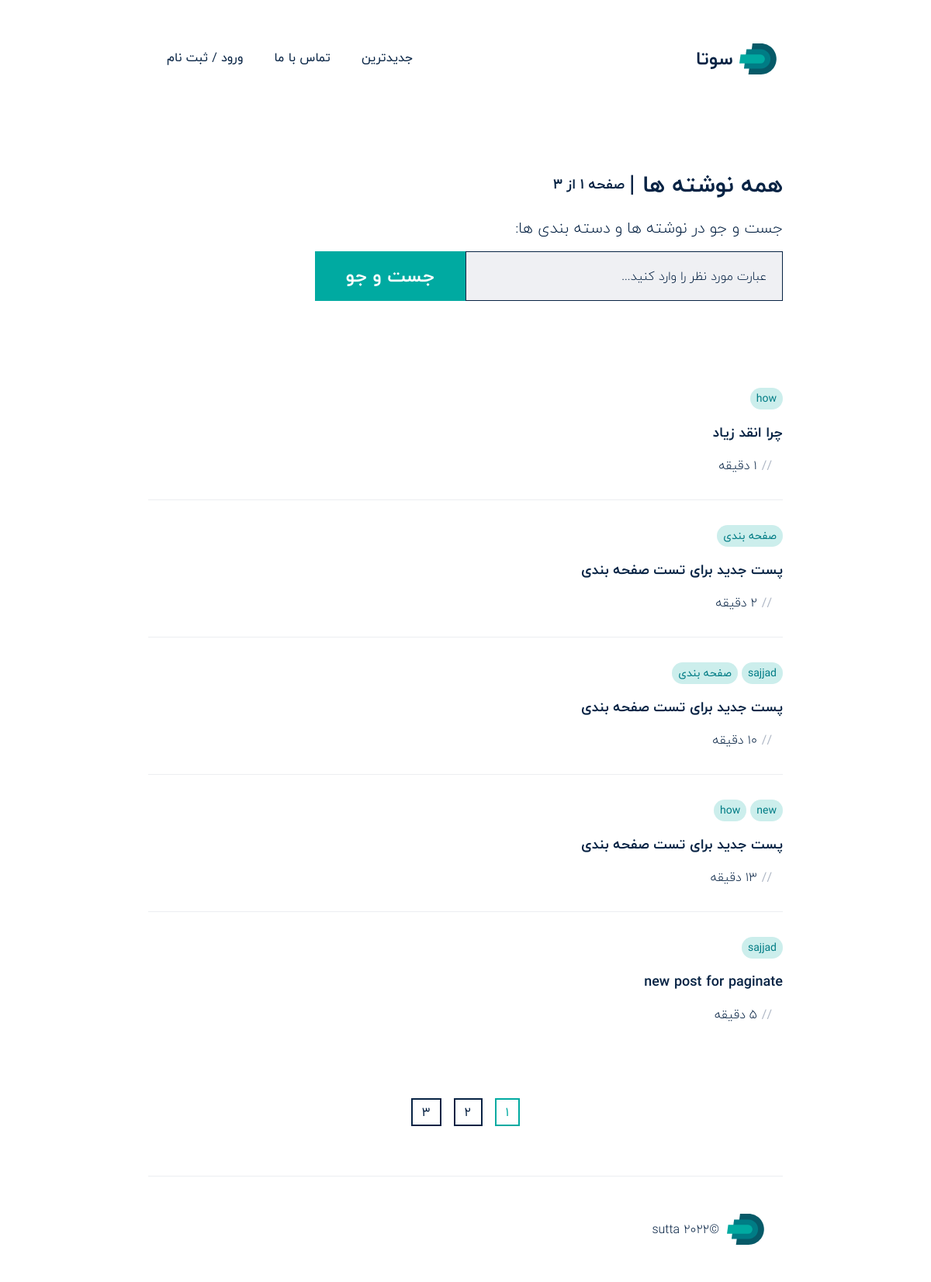
The app's page /blog/all with its own data.
### blog/models.py (models this page shows, shortened)
class Category(models.Model):
    name = models.CharField(max_length=255)

class Post(models.Model):
    title = models.CharField(max_length=255)
    content = CKEditor5Field('Text', config_name='extends')
    slug = models.SlugField(max_length=255, unique=True)
    tags = TaggableManager()
    image = models.ImageField(upload_to='blog/', max_length=5000, null=True, blank=True)
    view_count = models.IntegerField(default=0)
    status = models.CharField(max_length=2, choices=Status.choices, default=Status.PUBLISHED)
    login_required = models.BooleanField(default=False)
    published_date = models.DateTimeField(default=datetime.now, blank=True)
    created_at = models.DateTimeField(auto_now_add=True)
    updated_at = models.DateTimeField(auto_now=True)
    author = models.ForeignKey(User, on_delete=models.CASCADE, null=True)
    categories = models.ManyToManyField(Category)
    default_manager = models.Manager()
    objects = Published()
    @classmethod
    def get_all_posts_with_paginate_and_search(cls, per_page: int, query: str):
        builder = cls.objects.all().prefetch_related('categories')
        if query:
            builder = builder.filter(
                Q(title__contains=query) |
                Q(content__contains=query) |
                Q(categories__name__contains=query)
            ).distinct()
        return Paginator(builder, per_page)
    @property
    def min_read(self):
        string = self.title + unescape(strip_tags(self.content))
        total_words = len(string.split())
        return math.ceil(total_words / 80)
    @property
    def jalali_created_at(self):
        return datetime2jalali(self.created_at).strftime('%Y/%m/%d')
    def get_absolute_url(self):
        return reverse('blog:show-post', kwargs={'slug': self.slug, 'pid': self.id})
    class Meta:
        ordering = ['-created_at']
        get_latest_by = ['created_at']

### blog/views.py (the view)
# urls.py: path('all', all_posts, name='all-posts')
def all_posts(request):
    form = AllPostsForm(request.GET)
    if form.is_valid():
        data = form.cleaned_data
        pages = Post.get_all_posts_with_paginate_and_search(data['per_page'], data['query'])
        page = pages.get_page(data['page'])
        return render(request, 'blog/all-posts.html', {
            'posts': page.object_list,
            'range': list(pages.get_elided_page_range(data['page'], on_each_side=1, on_ends=1)),
            'current_page': page.number,
            'per_page': pages.per_page,
            'query': data['query'],
            'page_count': pages.num_pages
        })
    else:
        messages.add_message(request, messages.ERROR, form.errors['query'])
        return redirect(reverse('blog:all-posts'))

### blog/forms.py (called while the page is built)
    def clean_page(self):
        if self.cleaned_data['page']:
            return self.cleaned_data['page']
        else:
            return 1

    def clean_per_page(self):
        if self.cleaned_data['per_page']:
            return self.cleaned_data['per_page']
        else:
            return 5

### blog/models.py (called while the page is built)
    def get_queryset(self):
        return super(Published, self).get_queryset().filter(status='pu').filter(published_date__lt=datetime.now())

### blog/templatetags/blog_tags.py (called while the page is built)
@register.filter()
def is_digit(value):
    return type(value) == int

### templates/blog/all-posts.html (shortened to what this page needs)
{% extends "../_base.html" %}
{% load static %}
{% load blog_tags %}
{% block content %}
    <div x-data
         x-init="setTimeout(()=>{
                 document.getElementById('here').scrollIntoView({behavior: 'smooth', block: 'start', inline: 'nearest'});
                 },700)"
    >
        <div class="container mx-auto">
            <div class="py-16">
                <h1 id="here"
                        class="pt-5 font-body flex items-center text-3xl font-semibold text-primary dark:text-white md:text-2xl lg:text-3xl"
                >
                    همه نوشته ها | <span class="text-lg mr-1.5">صفحه {{ current_page }} از {{ page_count }}</span></h1>
                <div class="pt-6 sm:w-3/4">
                    <p class="font-body text-xl font-light text-primary dark:text-white">
                        جست و جو در نوشته ها و دسته بندی ها:
                    </p>
                </div>
                <form class="flex flex-col py-4 sm:flex-row" action="{% url "blog:all-posts" %}" method="get">
                    <input  required
                            type="text"
                            id="query"
                            name="query"
                            value="{{ query }}"
                            placeholder="عبارت مورد نظر را وارد کنید..."
                            class="w-full border border-primary bg-grey-lightest px-5 py-4 font-body font-light text-primary placeholder-primary transition-colors focus:border-secondary focus:outline-none focus:ring-2 focus:ring-secondary dark:border-secondary sm:w-1/2"
                    />
                    <button
                            type="submit"
                            class="mt-5 bg-secondary px-10 py-4 font-body text-xl font-semibold text-white hover:bg-green sm:mt-0 md:text-2xl"
                    >
                        جست و جو
                    </button>
                </form>
                <div class="pt-4">
                    {% include "blog/show-group-posts.html" with posts=posts %}
                </div>
                <div class="flex justify-center items-center pt-8 lg:pt-16 space-x-4 space-x-reverse">
                    {% for page_number in range %}
                       {% if page_number|is_digit %}
                        <a  {% if page_number != current_page %} href="?page={{ page_number }}&per_page={{ per_page }}{% if query %}&query={{ query }}{% endif %}" {% endif %}
                                class="cursor-pointer border-2 border-primary px-3 py-1
                         font-body font-medium text-primary transition-colors hover:border-secondary
                          hover:text-secondary dark:border-green-light dark:text-white
                          dark:hover:border-secondary dark:hover:text-secondary
                          {% if page_number == current_page %} dark:text-white dark:bg-secondary text-secondary border-secondary {% endif %}
                          ">
                            {{ page_number }}
                        </a>
                         {% endif %}
                    {% endfor %}
                </div>
            </div>
        </div>
    </div>
{% endblock %}

### templates/blog/show-group-posts.html (shortened to what this page needs)
<div class="pt-8">
{% if posts %}
    {% for post in posts %}
        <div class="{% if not forloop.last %} border-b {% endif %} border-grey-lighter py-8">
        {% for category in post.categories.all %}
        <span
                class="mb-4 inline-block rounded-full bg-green-light px-2 py-1 font-body text-sm text-green"
        >
            {{ category.name }}
        </span>
        {% endfor %}
        <a
                href="{{ post.get_absolute_url }}"
                class="block font-body text-lg font-semibold text-primary transition-colors hover:text-green dark:text-white dark:hover:text-secondary"
        >
           {{ post.title }}
        </a>
        <div class="flex items-center pt-4">
            <span class="font-body text-grey dark:text-white px-1.5">//</span>
            <p class="pl-2 font-body font-light text-primary dark:text-white">
                {{ post.min_read }} دقیقه
            </p>
        </div>
    </div>
    {% endfor %}
    {% else %}
    <span class="w-full flex justify-center font-bold text-secondary">
    موردی وجود ندارد!
    </span>
{% endif %}
</div>

### records on screen
Post: title "چرا انقد زیاد"
Category: name "how"
Post: title "پست جدید برای تست صفحه بندی"
Category: name "صفحه بندی"
Post: title "پست جدید برای تست صفحه بندی"
Category: name "sajjad"
Post: title "پست جدید برای تست صفحه بندی"
Category: name "new"
Post: title "new post for paginate", min_read "5"

### other values on screen
{{ page_count }} "3"
{{ page_number }} "1" "2" "3"
